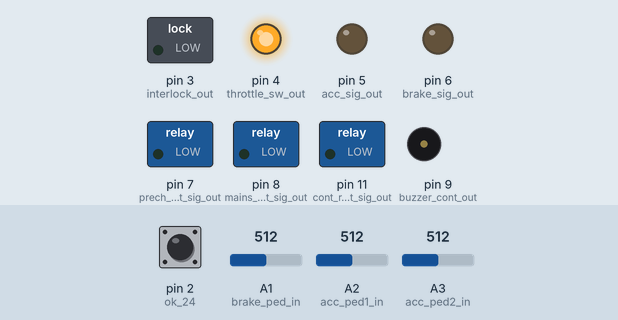
A sketch run on a simulated Arduino Uno, built with avr-gcc and run on an emulated ATmega328P. On the bench: switched loads named in the sketch (green lamp = pin HIGH), output pins drawn as LEDs (lit = HIGH), buzzer (waves = sounding, pin HIGH). The test bench sets the inputs (shaded band); at power-on: pin 2 (ok_24) LOW, A1 (brake_ped_in) = 512, A2 (acc_ped1_in) = 512, A3 (acc_ped2_in) = 512. At 16.9 s the program stops and its outputs stay as they are.

Above: at 0.8 s.
0.9 s: pin 2 (ok_24) pulled HIGH for 0.15 s
At 1.6 s:
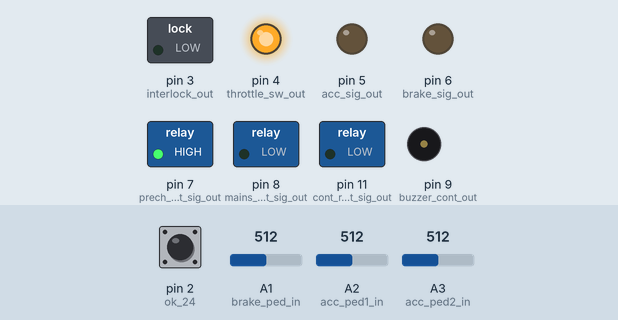
At 6.6 s:
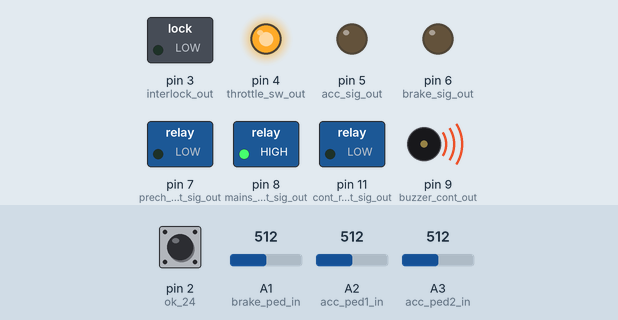
Timing chart, 0 to 18.4 s (numbered marks = the images above; inputs shaded):
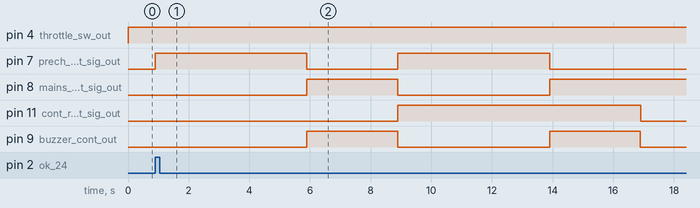

The sketch:

Car_Code.ino
```cpp
int acc_ped1, acc_ped2, acc_avg , brake_ped, t ;
bool curr_error, prev_error, curr_error_24, prev_error_24 ;
bool error = true;
//digital pins
int ok_24 = 2;
int interlock_out = 3;
int throttle_sw_out = 4;
int acc_sig_out = 5;
int brake_sig_out = 6;
int prech_relay_cont_sig_out = 7;
int mains_relay_cont_sig_out = 8;
int buzzer_cont_out = 9;
int tsal_ok_in = 10;
int cont_relay_cont_sig_out = 11;
int addi_sw_in = 12;

//inputs
int brake_ped_in = A1;
int acc_ped1_in = A2;
int acc_ped2_in = A3;
int hv_in = A0;

//deviation of more than 10% acc_pedal travel
void error_check(){
    acc_ped1 = analogRead(acc_ped1_in);
    acc_ped2 = analogRead(acc_ped2_in);
    brake_ped = analogRead(brake_ped_in);
    if (acc_ped1>0.1*1023&&acc_ped1<0.9*1023&&acc_ped2>0.1*1023&&acc_ped2<0.9*1023&&brake_ped>0.1*1023&&brake_ped<0.9*1023)
    {
        if(abs(acc_ped1 - acc_ped2) < 0.1*0.8*1023) //10% implausibility of torque encoders
        {
          error = false;
          curr_error = error;
          digitalWrite(cont_relay_cont_sig_out, HIGH);
          if ((!curr_error && prev_error ) || (prev_error_24 && !curr_error_24)){
              precharge();
          }
          digitalWrite(throttle_sw_out,LOW);

        }
    }
    else {
       error = true;
       curr_error = error;
       digitalWrite(throttle_sw_out,HIGH );
       digitalWrite(cont_relay_cont_sig_out, LOW);
      }
    brake_implausibility();
    prev_error = curr_error;
}

void precharge(){
    t = millis();
    while ((millis() - t) < 5000 ){
        digitalWrite(mains_relay_cont_sig_out,LOW);
        digitalWrite(prech_relay_cont_sig_out,HIGH);
      }
    digitalWrite(prech_relay_cont_sig_out,LOW);
    digitalWrite(mains_relay_cont_sig_out,HIGH);
    buzzer();
}

void brake_implausibility(){
    acc_ped1 = analogRead(acc_ped1_in);
    acc_ped2 = analogRead(acc_ped2_in);
    brake_ped = analogRead(brake_ped_in);
    acc_avg = (acc_ped1 + acc_ped2) / 2;

    if (brake_ped>0.1*1023 + 0.1*0.8*1023 && acc_avg >0.1*1023 +.25*0.8*1023)
        {
          while(acc_avg > 0.1*1023 + 0.05*0.8*1023){
              error = true;
              curr_error = error;
              digitalWrite(throttle_sw_out,HIGH );
              digitalWrite(cont_relay_cont_sig_out, LOW) ;
          }
        }
    else {
          error = false;
          curr_error = error;
          digitalWrite(cont_relay_cont_sig_out, HIGH);
          if ((!curr_error && prev_error) || (prev_error_24 && !curr_error_24)){
            precharge();
          }
          digitalWrite(throttle_sw_out,LOW);
      }
  }

void buzzer() {
     t = millis();
     while((millis() - t) < 3000){
        digitalWrite(buzzer_cont_out,HIGH);
    }
    digitalWrite(buzzer_cont_out,LOW);
 }

void error_change(){
      bool current_error = error;
  }

void setup() {

  Serial.begin(9600);
  // put your setup code here, to run once:
  pinMode(interlock_out,OUTPUT);
  pinMode(throttle_sw_out,OUTPUT);
  pinMode(acc_sig_out,OUTPUT);
  pinMode(brake_sig_out,OUTPUT);
  pinMode(prech_relay_cont_sig_out,OUTPUT);
  pinMode(mains_relay_cont_sig_out,OUTPUT);
  pinMode(buzzer_cont_out,OUTPUT);
  pinMode(tsal_ok_in,INPUT);
  pinMode(cont_relay_cont_sig_out,OUTPUT);
  pinMode(addi_sw_in,INPUT);

//inputs
  pinMode(brake_ped_in,INPUT);
  pinMode(acc_ped1_in,INPUT);
  pinMode(acc_ped2_in,INPUT);
  pinMode(hv_in,INPUT);

  digitalWrite(throttle_sw_out,HIGH);
  digitalWrite(acc_sig_out,LOW);
  digitalWrite(brake_sig_out,LOW);
  digitalWrite(prech_relay_cont_sig_out,LOW);
  digitalWrite(mains_relay_cont_sig_out,LOW);
  digitalWrite(buzzer_cont_out,LOW);
  digitalWrite(cont_relay_cont_sig_out,LOW);
  curr_error, prev_error = true;
  curr_error_24, prev_error_24 = false;

  while (!digitalRead(ok_24)){
  }
  if (digitalRead(ok_24)) {
    precharge();
  }

    error_check();
          while(! (!error && digitalRead(ok_24) && digitalRead(tsal_ok_in) && analogRead(brake_ped_in)>(0.1*1023+ 0.2*0.8*1023)))
                {}
                buzzer();

}

void loop() {
  // put your main code here, to run repeatedly:
    acc_ped1 = analogRead(acc_ped1_in);
    acc_ped2 = analogRead(acc_ped2_in);
    brake_ped = analogRead(brake_ped_in);
    acc_avg = (acc_ped1 + acc_ped2) / 2;
    curr_error_24 = ~digitalRead(ok_24);
    curr_error = error;

    if (!curr_error_24) {
    error_check();
      if ((!error) && ((digitalRead(tsal_ok_in)==HIGH)) ){
          acc_avg = map(acc_avg,0.1*1023 , 0.9*1023, 0, 255);
          analogWrite(acc_sig_out, acc_avg);
          brake_ped = map(brake_ped, 0.1*1023 , 0.9*1023, 0, 255);
          analogWrite(brake_sig_out, brake_ped);
        }
      }
    prev_error_24 = curr_error_24;
}
```

Measured:
- after the input at 0.9 s, pin 7 (prech_relay_cont_sig_out): alternates HIGH for 5.0 s and LOW for 3.0 s, starting at once; pin 8 (mains_relay_cont_sig_out): LOW → HIGH after 5.0 s, → LOW 3.0 s later, → HIGH 5.0 s later
